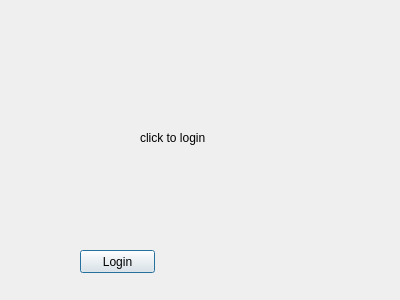
<?xml version="1.0" encoding="UTF-8"?>
<ui version="4.0">
 <class>Dialog</class>
 <widget class="QDialog" name="Dialog">
  <property name="geometry">
   <rect>
    <x>0</x>
    <y>0</y>
    <width>400</width>
    <height>300</height>
   </rect>
  </property>
  <property name="windowTitle">
   <string>Dialog</string>
  </property>
  <widget class="QPushButton" name="loginButton">
   <property name="geometry">
    <rect>
     <x>80</x>
     <y>250</y>
     <width>75</width>
     <height>23</height>
    </rect>
   </property>
   <property name="text">
    <string>Login</string>
   </property>
  </widget>
  <widget class="QLabel" name="login_label">
   <property name="geometry">
    <rect>
     <x>140</x>
     <y>130</y>
     <width>211</width>
     <height>16</height>
    </rect>
   </property>
   <property name="text">
    <string>click to login</string>
   </property>
  </widget>
 </widget>
 <resources/>
 <connections/>
</ui>
